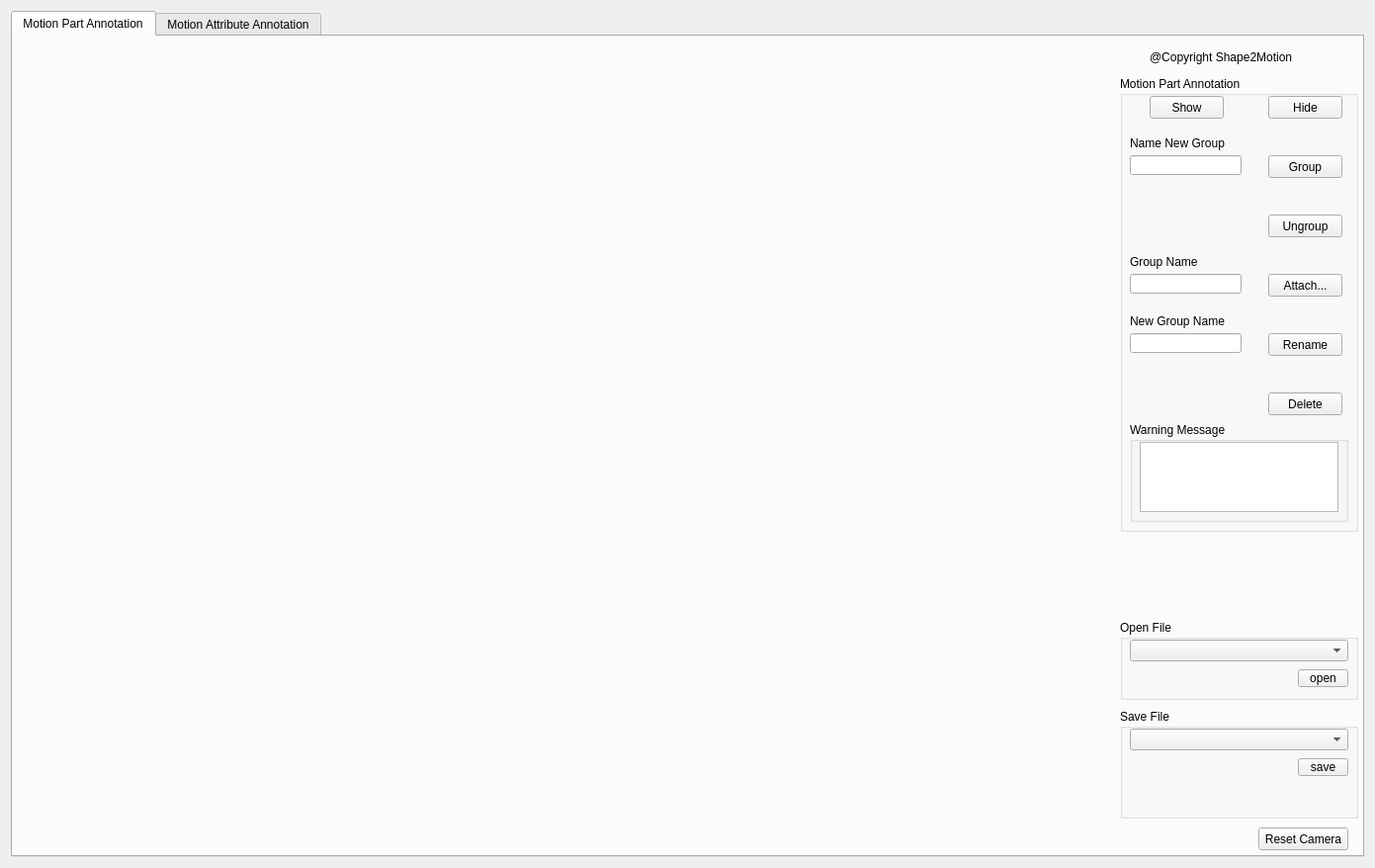
<?xml version="1.0" encoding="UTF-8"?>
<ui version="4.0">
 <class>osgqt</class>
 <widget class="QWidget" name="osgqt">
  <property name="geometry">
   <rect>
    <x>0</x>
    <y>0</y>
    <width>1391</width>
    <height>878</height>
   </rect>
  </property>
  <property name="windowTitle">
   <string>osgqt</string>
  </property>
  <layout class="QGridLayout" name="gridLayout_3">
   <item row="0" column="0">
    <widget class="QTabWidget" name="tabWidget">
     <property name="currentIndex">
      <number>0</number>
     </property>
     <widget class="QWidget" name="tab">
      <attribute name="title">
       <string>Motion Part Annotation</string>
      </attribute>
      <widget class="QWidget" name="gridLayoutWidget">
       <property name="geometry">
        <rect>
         <x>220</x>
         <y>0</y>
         <width>891</width>
         <height>831</height>
        </rect>
       </property>
       <layout class="QGridLayout" name="gridLayout"/>
      </widget>
      <widget class="QGroupBox" name="groupBox">
       <property name="geometry">
        <rect>
         <x>1120</x>
         <y>590</y>
         <width>241</width>
         <height>81</height>
        </rect>
       </property>
       <property name="title">
        <string>Open File</string>
       </property>
       <widget class="QToolButton" name="open">
        <property name="geometry">
         <rect>
          <x>180</x>
          <y>50</y>
          <width>51</width>
          <height>18</height>
         </rect>
        </property>
        <property name="text">
         <string>open</string>
        </property>
       </widget>
       <widget class="QComboBox" name="directorycomboBox">
        <property name="geometry">
         <rect>
          <x>10</x>
          <y>20</y>
          <width>221</width>
          <height>22</height>
         </rect>
        </property>
       </widget>
      </widget>
      <widget class="QGroupBox" name="groupBox_5">
       <property name="geometry">
        <rect>
         <x>1120</x>
         <y>680</y>
         <width>241</width>
         <height>111</height>
        </rect>
       </property>
       <property name="title">
        <string>Save File</string>
       </property>
       <widget class="QComboBox" name="comboBox">
        <property name="geometry">
         <rect>
          <x>10</x>
          <y>20</y>
          <width>221</width>
          <height>22</height>
         </rect>
        </property>
       </widget>
       <widget class="QToolButton" name="toolButton">
        <property name="geometry">
         <rect>
          <x>180</x>
          <y>50</y>
          <width>51</width>
          <height>18</height>
         </rect>
        </property>
        <property name="text">
         <string>save</string>
        </property>
       </widget>
       <widget class="QLabel" name="saved">
        <property name="geometry">
         <rect>
          <x>10</x>
          <y>80</y>
          <width>221</width>
          <height>20</height>
         </rect>
        </property>
        <property name="text">
         <string/>
        </property>
       </widget>
      </widget>
      <widget class="QGroupBox" name="groupBox_6">
       <property name="geometry">
        <rect>
         <x>1120</x>
         <y>40</y>
         <width>241</width>
         <height>461</height>
        </rect>
       </property>
       <property name="title">
        <string>Motion Part Annotation</string>
       </property>
       <widget class="QPushButton" name="group_button">
        <property name="geometry">
         <rect>
          <x>150</x>
          <y>80</y>
          <width>75</width>
          <height>23</height>
         </rect>
        </property>
        <property name="text">
         <string>Group</string>
        </property>
       </widget>
       <widget class="QLineEdit" name="input_group_name">
        <property name="geometry">
         <rect>
          <x>10</x>
          <y>80</y>
          <width>113</width>
          <height>20</height>
         </rect>
        </property>
       </widget>
       <widget class="QPushButton" name="Ungroup">
        <property name="geometry">
         <rect>
          <x>150</x>
          <y>140</y>
          <width>75</width>
          <height>23</height>
         </rect>
        </property>
        <property name="text">
         <string>Ungroup</string>
        </property>
       </widget>
       <widget class="QLineEdit" name="input_attach_name">
        <property name="geometry">
         <rect>
          <x>10</x>
          <y>200</y>
          <width>113</width>
          <height>20</height>
         </rect>
        </property>
       </widget>
       <widget class="QPushButton" name="attach">
        <property name="geometry">
         <rect>
          <x>150</x>
          <y>200</y>
          <width>75</width>
          <height>23</height>
         </rect>
        </property>
        <property name="text">
         <string>Attach...</string>
        </property>
       </widget>
       <widget class="QPushButton" name="rename">
        <property name="geometry">
         <rect>
          <x>150</x>
          <y>260</y>
          <width>75</width>
          <height>23</height>
         </rect>
        </property>
        <property name="text">
         <string>Rename</string>
        </property>
       </widget>
       <widget class="QLineEdit" name="input_Rename">
        <property name="geometry">
         <rect>
          <x>10</x>
          <y>260</y>
          <width>113</width>
          <height>20</height>
         </rect>
        </property>
       </widget>
       <widget class="QPushButton" name="Delete_node">
        <property name="geometry">
         <rect>
          <x>150</x>
          <y>320</y>
          <width>75</width>
          <height>23</height>
         </rect>
        </property>
        <property name="text">
         <string>Delete</string>
        </property>
       </widget>
       <widget class="QLabel" name="label_2">
        <property name="geometry">
         <rect>
          <x>10</x>
          <y>240</y>
          <width>151</width>
          <height>16</height>
         </rect>
        </property>
        <property name="text">
         <string>New Group Name</string>
        </property>
       </widget>
       <widget class="QLabel" name="label_3">
        <property name="geometry">
         <rect>
          <x>10</x>
          <y>180</y>
          <width>131</width>
          <height>16</height>
         </rect>
        </property>
        <property name="text">
         <string>Group Name</string>
        </property>
       </widget>
       <widget class="QLabel" name="label_6">
        <property name="geometry">
         <rect>
          <x>10</x>
          <y>60</y>
          <width>151</width>
          <height>16</height>
         </rect>
        </property>
        <property name="text">
         <string>Name New Group</string>
        </property>
       </widget>
       <widget class="QPushButton" name="select">
        <property name="geometry">
         <rect>
          <x>30</x>
          <y>20</y>
          <width>75</width>
          <height>23</height>
         </rect>
        </property>
        <property name="text">
         <string>Show</string>
        </property>
       </widget>
       <widget class="QPushButton" name="unselect">
        <property name="geometry">
         <rect>
          <x>150</x>
          <y>20</y>
          <width>75</width>
          <height>23</height>
         </rect>
        </property>
        <property name="text">
         <string>Hide</string>
        </property>
       </widget>
       <widget class="QGroupBox" name="groupBox_3">
        <property name="geometry">
         <rect>
          <x>10</x>
          <y>350</y>
          <width>221</width>
          <height>101</height>
         </rect>
        </property>
        <property name="title">
         <string>Warning Message</string>
        </property>
        <widget class="QTextBrowser" name="group_error_message">
         <property name="geometry">
          <rect>
           <x>10</x>
           <y>20</y>
           <width>201</width>
           <height>71</height>
          </rect>
         </property>
        </widget>
       </widget>
      </widget>
      <widget class="QPushButton" name="Reset">
       <property name="geometry">
        <rect>
         <x>1260</x>
         <y>800</y>
         <width>91</width>
         <height>23</height>
        </rect>
       </property>
       <property name="text">
        <string>Reset Camera</string>
       </property>
      </widget>
      <widget class="QLabel" name="copyright1">
       <property name="geometry">
        <rect>
         <x>1150</x>
         <y>10</y>
         <width>211</width>
         <height>21</height>
        </rect>
       </property>
       <property name="text">
        <string>@Copyright Shape2Motion</string>
       </property>
      </widget>
     </widget>
     <widget class="QWidget" name="tab_2">
      <attribute name="title">
       <string>Motion Attribute Annotation</string>
      </attribute>
      <widget class="QWidget" name="gridLayoutWidget_2">
       <property name="geometry">
        <rect>
         <x>219</x>
         <y>-1</y>
         <width>891</width>
         <height>831</height>
        </rect>
       </property>
       <layout class="QGridLayout" name="gridLayout_2"/>
      </widget>
      <widget class="QGroupBox" name="groupBox_2">
       <property name="geometry">
        <rect>
         <x>1120</x>
         <y>590</y>
         <width>241</width>
         <height>81</height>
        </rect>
       </property>
       <property name="title">
        <string>Open File</string>
       </property>
       <widget class="QToolButton" name="open2">
        <property name="geometry">
         <rect>
          <x>180</x>
          <y>50</y>
          <width>51</width>
          <height>18</height>
         </rect>
        </property>
        <property name="text">
         <string>open</string>
        </property>
       </widget>
       <widget class="QComboBox" name="comboBox_2">
        <property name="geometry">
         <rect>
          <x>10</x>
          <y>20</y>
          <width>221</width>
          <height>22</height>
         </rect>
        </property>
       </widget>
      </widget>
      <widget class="QGroupBox" name="groupBox_7">
       <property name="geometry">
        <rect>
         <x>1120</x>
         <y>680</y>
         <width>241</width>
         <height>111</height>
        </rect>
       </property>
       <property name="title">
        <string>Save File</string>
       </property>
       <widget class="QComboBox" name="comboBox_3">
        <property name="geometry">
         <rect>
          <x>10</x>
          <y>20</y>
          <width>221</width>
          <height>22</height>
         </rect>
        </property>
       </widget>
       <widget class="QToolButton" name="toolButton_2">
        <property name="geometry">
         <rect>
          <x>180</x>
          <y>50</y>
          <width>51</width>
          <height>18</height>
         </rect>
        </property>
        <property name="text">
         <string>save</string>
        </property>
       </widget>
       <widget class="QLabel" name="label">
        <property name="geometry">
         <rect>
          <x>10</x>
          <y>80</y>
          <width>221</width>
          <height>16</height>
         </rect>
        </property>
        <property name="text">
         <string/>
        </property>
       </widget>
      </widget>
      <widget class="QGroupBox" name="groupBox_8">
       <property name="geometry">
        <rect>
         <x>1120</x>
         <y>490</y>
         <width>241</width>
         <height>91</height>
        </rect>
       </property>
       <property name="title">
        <string>Motion Verification</string>
       </property>
       <widget class="QPushButton" name="Animation_test">
        <property name="geometry">
         <rect>
          <x>50</x>
          <y>20</y>
          <width>151</width>
          <height>23</height>
         </rect>
        </property>
        <property name="text">
         <string>Animate</string>
        </property>
       </widget>
       <widget class="QPushButton" name="resetanimation">
        <property name="geometry">
         <rect>
          <x>50</x>
          <y>50</y>
          <width>151</width>
          <height>23</height>
         </rect>
        </property>
        <property name="text">
         <string>Stop/Reset</string>
        </property>
       </widget>
      </widget>
      <widget class="QGroupBox" name="groupBox_9">
       <property name="geometry">
        <rect>
         <x>1120</x>
         <y>40</y>
         <width>241</width>
         <height>431</height>
        </rect>
       </property>
       <property name="title">
        <string>Motion Attribute Annotation</string>
       </property>
       <widget class="QPushButton" name="cancel">
        <property name="geometry">
         <rect>
          <x>140</x>
          <y>310</y>
          <width>75</width>
          <height>23</height>
         </rect>
        </property>
        <property name="text">
         <string>Cancel</string>
        </property>
       </widget>
       <widget class="QPushButton" name="ok">
        <property name="geometry">
         <rect>
          <x>20</x>
          <y>310</y>
          <width>75</width>
          <height>23</height>
         </rect>
        </property>
        <property name="text">
         <string>OK</string>
        </property>
       </widget>
       <widget class="QGroupBox" name="groupBox_10">
        <property name="geometry">
         <rect>
          <x>10</x>
          <y>220</y>
          <width>221</width>
          <height>81</height>
         </rect>
        </property>
        <property name="title">
         <string>Motion Type</string>
        </property>
        <widget class="QRadioButton" name="translation">
         <property name="geometry">
          <rect>
           <x>30</x>
           <y>20</y>
           <width>89</width>
           <height>16</height>
          </rect>
         </property>
         <property name="text">
          <string>Translation</string>
         </property>
        </widget>
        <widget class="QRadioButton" name="rotation">
         <property name="geometry">
          <rect>
           <x>30</x>
           <y>40</y>
           <width>89</width>
           <height>16</height>
          </rect>
         </property>
         <property name="text">
          <string>Rotation</string>
         </property>
        </widget>
        <widget class="QRadioButton" name="spiral">
         <property name="geometry">
          <rect>
           <x>30</x>
           <y>60</y>
           <width>89</width>
           <height>16</height>
          </rect>
         </property>
         <property name="text">
          <string>Spiral</string>
         </property>
        </widget>
       </widget>
       <widget class="QGroupBox" name="groupBox_13">
        <property name="geometry">
         <rect>
          <x>10</x>
          <y>340</y>
          <width>221</width>
          <height>81</height>
         </rect>
        </property>
        <property name="title">
         <string>Message</string>
        </property>
        <widget class="QTextEdit" name="dof_add_info">
         <property name="geometry">
          <rect>
           <x>10</x>
           <y>20</y>
           <width>201</width>
           <height>51</height>
          </rect>
         </property>
         <property name="focusPolicy">
          <enum>Qt::StrongFocus</enum>
         </property>
        </widget>
       </widget>
       <widget class="QGroupBox" name="groupBox_4">
        <property name="geometry">
         <rect>
          <x>10</x>
          <y>20</y>
          <width>221</width>
          <height>191</height>
         </rect>
        </property>
        <property name="title">
         <string>Motion Parameters</string>
        </property>
        <widget class="QGroupBox" name="groupBox_11">
         <property name="geometry">
          <rect>
           <x>10</x>
           <y>20</y>
           <width>201</width>
           <height>61</height>
          </rect>
         </property>
         <property name="title">
          <string/>
         </property>
         <widget class="QPushButton" name="tp">
          <property name="geometry">
           <rect>
            <x>10</x>
            <y>10</y>
            <width>181</width>
            <height>23</height>
           </rect>
          </property>
          <property name="text">
           <string>Two Points Mode</string>
          </property>
         </widget>
         <widget class="QRadioButton" name="tp_1">
          <property name="geometry">
           <rect>
            <x>10</x>
            <y>40</y>
            <width>91</width>
            <height>16</height>
           </rect>
          </property>
          <property name="text">
           <string>First Point</string>
          </property>
         </widget>
         <widget class="QRadioButton" name="tp_2">
          <property name="geometry">
           <rect>
            <x>100</x>
            <y>40</y>
            <width>91</width>
            <height>16</height>
           </rect>
          </property>
          <property name="text">
           <string>Second Point</string>
          </property>
         </widget>
        </widget>
        <widget class="QGroupBox" name="groupBox_12">
         <property name="geometry">
          <rect>
           <x>10</x>
           <y>90</y>
           <width>201</width>
           <height>71</height>
          </rect>
         </property>
         <property name="title">
          <string/>
         </property>
         <widget class="QPushButton" name="opof">
          <property name="geometry">
           <rect>
            <x>10</x>
            <y>10</y>
            <width>181</width>
            <height>23</height>
           </rect>
          </property>
          <property name="text">
           <string>One Point and One Face Mode</string>
          </property>
         </widget>
         <widget class="QRadioButton" name="opof_1">
          <property name="geometry">
           <rect>
            <x>10</x>
            <y>40</y>
            <width>71</width>
            <height>16</height>
           </rect>
          </property>
          <property name="text">
           <string>One Point</string>
          </property>
         </widget>
         <widget class="QRadioButton" name="opof_2">
          <property name="geometry">
           <rect>
            <x>100</x>
            <y>40</y>
            <width>89</width>
            <height>16</height>
           </rect>
          </property>
          <property name="text">
           <string>One Face</string>
          </property>
         </widget>
        </widget>
        <widget class="QLabel" name="mode_info">
         <property name="geometry">
          <rect>
           <x>10</x>
           <y>170</y>
           <width>201</width>
           <height>16</height>
          </rect>
         </property>
         <property name="text">
          <string/>
         </property>
        </widget>
       </widget>
      </widget>
      <widget class="QTextEdit" name="done_name_info">
       <property name="geometry">
        <rect>
         <x>0</x>
         <y>630</y>
         <width>211</width>
         <height>201</height>
        </rect>
       </property>
       <property name="focusPolicy">
        <enum>Qt::StrongFocus</enum>
       </property>
      </widget>
      <widget class="QPushButton" name="reset2">
       <property name="geometry">
        <rect>
         <x>1260</x>
         <y>800</y>
         <width>91</width>
         <height>23</height>
        </rect>
       </property>
       <property name="text">
        <string>Reset Camera</string>
       </property>
      </widget>
      <widget class="QLabel" name="copyright2">
       <property name="geometry">
        <rect>
         <x>1150</x>
         <y>10</y>
         <width>311</width>
         <height>21</height>
        </rect>
       </property>
       <property name="text">
        <string>@Copyright Shape2Motion</string>
       </property>
      </widget>
     </widget>
    </widget>
   </item>
  </layout>
 </widget>
 <layoutdefault spacing="6" margin="11"/>
 <resources/>
 <connections/>
</ui>
